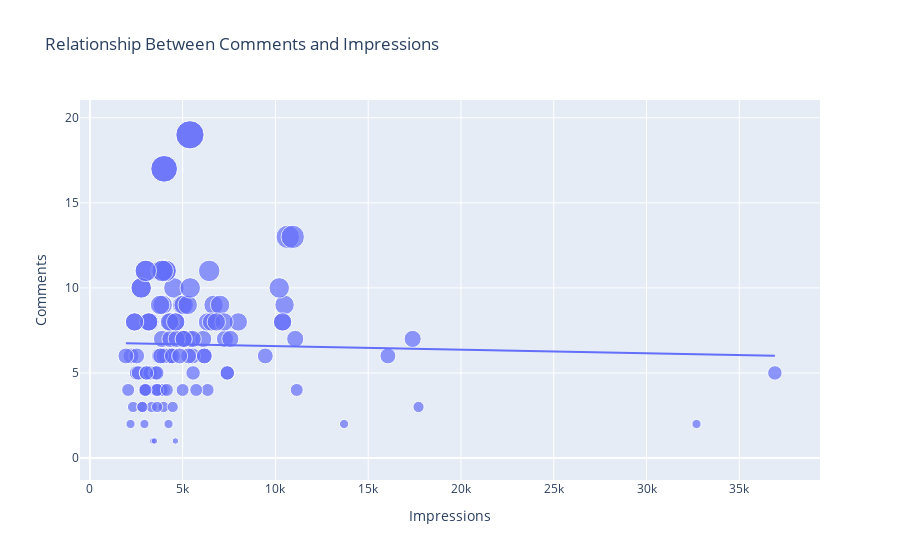

Write notebook code for a chart like this one.
### Code cell
figure = px.scatter(data_frame = data, x = "Impressions",
                   y = "Comments", size = "Comments", trendline = "ols",
                   title = "Relationship Between Comments and Impressions")
figure.show()
